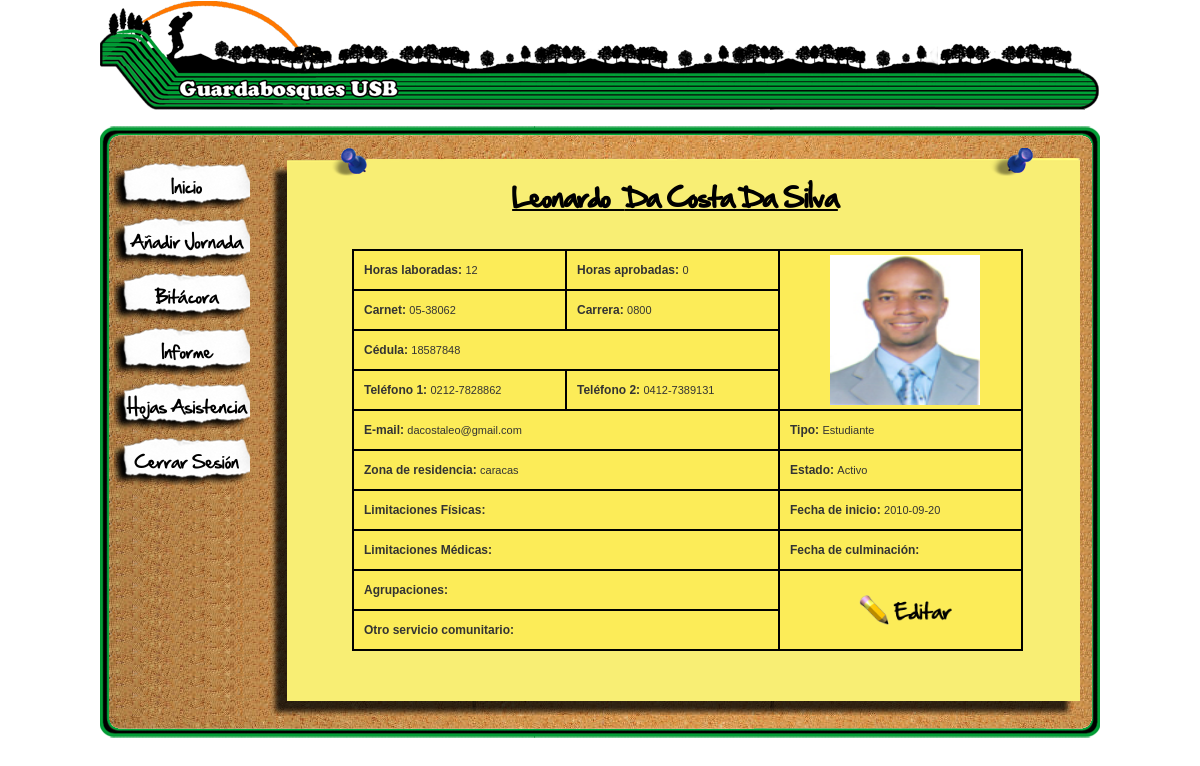
/ (signed in), run on the app's committed database.
### tables this page shows
CREATE TABLE IF NOT EXISTS `usuario` (
  `key_usuario` smallint(6) unsigned NOT NULL AUTO_INCREMENT,
  `login` varchar(10) NOT NULL,
  `clave` text NOT NULL,
  `nombres` varchar(30) DEFAULT NULL,
  `apellidos` varchar(30) DEFAULT NULL,
  `email` varchar(30) DEFAULT NULL,
  `telefono1` varchar(15) DEFAULT NULL,
  `telefono2` varchar(15) DEFAULT NULL,
  `horas_laboradas` tinyint(3) unsigned NOT NULL DEFAULT '0',
  `horas_aprobadas` tinyint(3) unsigned NOT NULL DEFAULT '0',
  `estado` varchar(15) NOT NULL,
  `tipo` varchar(15) NOT NULL,
  `fecha_inicio` date DEFAULT NULL,
  `fecha_fin` date DEFAULT NULL,
  `foto` varchar(10) DEFAULT NULL,
  `carrera_codigo` varchar(4) DEFAULT NULL,
  `carnet` varchar(8) DEFAULT NULL,
  `cedula` varchar(8) DEFAULT NULL,
  `zona` varchar(150) DEFAULT NULL,
  PRIMARY KEY (`key_usuario`),
  UNIQUE KEY `login` (`login`),
  KEY `index_usuario_carrera` (`carrera_codigo`)
);

### clases/usuario.php (called while the page is built, shortened)
<?php
class usuario {
    private function user_get( $usuario, $order ) {
        $con = conectar();
        $sql = "SELECT u.*, a.descripcion as agrup_desc, l.descripcion as lim_desc, l.tipo as lim_tipo, s.nombre, s.horas_realizadas FROM (( usuario u LEFT JOIN otro_servicio s ON ( s.key_usuario = u.key_usuario ) ) LEFT JOIN usuario_limitacion l ON ( l.key_usuario = u.key_usuario ) ) LEFT JOIN agrupacion a ON ( a.key_usuario = u.key_usuario )";
        if ( $usuario )
        {
            $sql .= " WHERE";
            if ( $usuario->user_id ) { $sql .= " u.key_usuario = '$usuario->user_id'"; $bool = true; }
        }
        $sql .= " ORDER BY ";
        $sql .= "u.tipo";
		$Usuarios = Array();
        $result = ejecutarConsulta( $sql, $con );
        for( $i = 0; $row = mysql_fetch_array($result); $i++ )
        {
            if ( $i>0 && ($usr->user_id == $row['key_usuario']) ) {
                if ($row['lim_tipo']) {if ($row['lim_tipo'] == "F") { $usr->limitacionesF = $row['lim_desc'];} else {$usr->limitacionesM = $row['lim_desc'];} }
            } else { $usr = new usuario(); }
            $usr->user_id = $row['key_usuario'];
            $usr->login = $row['login'];
            $usr->password = $row['clave'];
            $usr->nombres = $row['nombres'];
            $usr->apellidos = $row['apellidos'];
            $usr->email = $row['email'];
            $usr->tlf1 = $row['telefono1'];
            $usr->tlf2 = $row['telefono2'];
            $usr->horas_laboradas = $row['horas_laboradas'];
            $usr->horas_aprobadas = $row['horas_aprobadas'];
            $usr->estado = $row['estado'];
            $usr->tipo = $row['tipo'];
            $usr->fecha_inicio = $row['fecha_inicio'];
            $usr->fecha_fin = $row['fecha_fin'];
            $usr->foto = $row['foto'];
            $usr->carnet = $row['carnet'];
            $usr->cedula = $row['cedula'];
            $usr->codigo_carrera = $row['carrera_codigo'];
            $usr->zona = $row['zona'];
            $usr->agrupaciones = $row['agrup_desc'];
            $Usuarios[$i] = $usr;
        }
        return $Usuarios;
    }
    public function get( $order ){
		return usuario::user_get($this,$order);
	}
    public function complete(){
        $bool = true;
        return $bool;
    }
}
?>

### BD/query.php (called while the page is built, shortened)
<?php
    function ejecutarConsulta( $sql, $con ) {
        $result = mysql_query($sql, $con);
        return $result;
    }
?>

### vistas/estudiante_inicio.php (the view, shortened to what this page needs)
<?php
	$user = new usuario();
	$user->user_id = $_SESSION["k_user_id"];
	$usuario = $user->get(NULL);
	$usuario = $usuario[0];
?>
<h2> <?php echo $usuario->nombres."&nbsp"?>   <?php echo $usuario->apellidos?></h2>
<div id="ficha">
<center>
<table>
		<tr>
               <td><em>Horas laboradas: </em><?php echo $usuario->horas_laboradas?> </td>
               <td><em>Horas aprobadas: </em><?php echo $usuario->horas_aprobadas?></td>
			   <td rowspan="4" style="width:230px; text-align:center;"> <?php $ss = "./fotos/".$usuario->foto.".jpg"?> <img src="<?php echo $ss?>"  height="150" width="150"/></td>
               </tr>
       <tr>
               <td><em>Carnet: </em><?php echo $usuario->carnet?> </td>
               <td><em>Carrera: </em><?php echo $usuario->codigo_carrera?></td>
       </tr>
       <tr>
               <td colspan="2"><em>C&eacute;dula: </em><?php echo $usuario->cedula ?></td>
       </tr>
       <tr>
			<?php
				if ($usuario->tlf2) {
			?>
			<td><em>Tel&eacute;fono 1: </em><?php echo $usuario->tlf1 ?></td>
			<td><em>Tel&eacute;fono 2: </em><?php echo $usuario->tlf2 ?></td>
			<?php
			} else {
			?>
			<td colspan="2"><em>Tel&eacute;fono1: </em><?php echo $usuario->tlf1 ?></td>
			<?php } ?>
	   </tr>
	<tr>
		<td colspan="2"><em>E-mail: </em><?php echo $usuario->email ?></td>
		<td><em>Tipo: </em><?php echo $usuario->tipo ?></td>
	</tr>
	<tr>
		<td colspan="2"><em>Zona de residencia: </em><?php echo $usuario->zona ?></td>
		<td><em>Estado: </em><?php echo $usuario->estado ?></td>
	</tr>
	<tr> <td colspan="2"><em>Limitaciones F&iacute;sicas: </em>
		</td>
		<td><em>Fecha de inicio: </em><?php echo $usuario->fecha_inicio ?></td>
	</tr>
	<tr> <td colspan="2"><em>Limitaciones M&eacute;dicas: </em>
		</td>
		<td><em>Fecha de culminaci&oacute;n: </em><?php echo $usuario->fecha_fin ?></td>
	</tr>
	<tr> <td colspan="2"><em>Agrupaciones: </em>
		</td>
		<td rowspan="2" class="editarb"> <a id="editarPerfil" href ="#"> <img src="./images/editarB.png" style="border:0;" width="100"/> </a> </td>
	</tr>
	<tr> <td colspan="2"><em>Otro servicio comunitario: </em>
		</td>
	</tr>
</table>
</div>
<br>
<br>

### index.php (shortened to what this page needs)
<html>
<head>
	<link type="text/css" href="css/custom-theme/jquery-ui-1.8.4.custom.css" rel="stylesheet" />
	<link type="text/css" href="css/tablas.css" rel="stylesheet" />
<link type="text/css" href="css/plantilla.css" rel="stylesheet" />
	<link rel="stylesheet" href="css/style.css" type="text/css" media="screen" />
</head>
<body>
	<div id = "cuerpo" style="display:none;">
		<div id = "header">
		</div>
		<div id="contenedor_principal">
		<?php
			if (!isset($_SESSION['k_user_id'])) {
				include("./vistas/login.html");
			} else {
				include("./vistas/principal.php");
			}
		?>
		</div>
	</div>
</body>
</html>

### vistas/principal.php (shortened to what this page needs)
<div id="principal_top"></div>
<div id="principal_center">
<div id="menu">
<?php
	include ('./BD/query.php');
	include ('./clases/usuario.php');
	$user = new usuario();
	$user->user_id = $_SESSION["k_user_id"];
	$usuario = $user->get(NULL);
	$usuario = $usuario[0];
	if($usuario->tipo == "Coordinador"){
		if($usuario->complete_admin()){
			include "menu_admin.php";
		}else{
			include "menu_basico.php";
		}
	}else{
		if($usuario->tipo == "Estudiante"){
			if($usuario->complete()){
				include "menu_usuario.php";
			}
			else{
					include "menu_basico.php";
			}
		}
	}
?>
</div>
<div id="contenido_top">
</div>
<div id="contenido_center">
<?php
	if($usuario->tipo == "Coordinador"){
		if($usuario->complete_admin()){
			include "admin_inicio.php";
		}else{
			include "plantilla_admin.php";
		}
	}else{
		if($usuario->tipo == "Estudiante"){
			if($usuario->complete()){
				include "estudiante_inicio.php";
			}
			else{
					include "plantilla.php";
			}
		}
	}
?>
</div>
<div id="contenido_bottom">
</div>
</div>
<div id="principal_bottom"></div>

### vistas/menu_usuario.php
<?php
	if (isset($_SESSION["k_user_id"]) ) {
	echo '
	<table>
		<tr>
			<td id="boton">
				<a id="estudiante_inicio" href ="#">
				&nbsp;&nbsp;Inicio
				</a>
			</td>
		</tr>
		<tr>
			<td id="boton">
				<a id="estudiante_jornada" href ="#">
				&nbsp;&nbsp;A&ntilde;adir Jornada
				</a>
			</td>
		</tr>
		<tr>
			<td id="boton">
				<a id="estudiante_bitacora" href ="#">
				&nbsp;&nbsp;Bit&aacute;cora
				</a>
			</td>
		</tr>
		<tr>
			<td id="boton">
				<a id="estudiante_informe" href ="#">
				&nbsp;&nbsp;Informe
				</a>
			</td>
		</tr>
		<tr>
			<td id="boton">
				<a id="estudiante_asistencia" href ="#">
				&nbsp;&nbsp;Hojas Asistencia
				</a>
			</td>
		</tr>
		<tr>
			<td id="boton">
			<a href="acciones/cerrar_sesion.php">
				&nbsp;&nbsp;Cerrar Sesi&oacute;n
			</a>
			</td>
		</tr>
	</table>
';
}
?>

### css/tablas.css (style rules this page uses)
#ficha { margin-left: 80px; width:675px; min-height:250px; }
#ficha table { margin-top:0px; font: 11px verdana,verdana, arial; padding: 0; border-collapse: collapse; text-align: left; color: #333; }
#ficha td { margin: 0; border: 2px solid #000000; width:200px; height:40px; padding-left: 10px; background-color: #FCEC58; }

### css/style.css (style rules this page uses)
body { margin: 0px 0px 0px 0px; background-color:#ffffff; }
#cuerpo { text-align:center; float: left; margin: 0px 0px 0px 0px; background-color:#ffffff; width:100%; height: 100%; }
#header { margin:1em auto; margin-top:0px; text-align:left; width:1000px; height:110px; background-image:url("../images/longLogo.png"); }
#contenedor_principal { margin:1em auto; width:1000px; height:400px; }
#principal_top { width:1000px; height:22px; background-image:url("../images/principal_top.png"); }
#principal_center { width:1000px; min-height:400px; background-image:url("../images/principal_center.png"); background-repeat:repeat-y; }
#principal_bottom { width:1000px; height:22px; background-image:url("../images/principal_bottom.png"); }
#menu { float:left; margin-left: 12px; margin-right:0px; margin-top: 10px; font-family:"Login"; font-size:16px; width:140px; display:inline; }
#boton { width:136px; height:53px; text-align:center; background-image:url("../images/botonH.png"); background-repeat:no-repeat; }
#contenido_top { margin-left:170px; width:810px; height:28px; background-image:url("../images/contenido_top.png"); background-repeat:no-repeat; }
#contenido_center { margin-left:170px; width:810px; background-image:url("../images/contenido_center.png"); min-height:350px; }
#contenido_bottom { margin-left:170px; width:810px; height:29px; background-image:url("../images/contenido_bottom.png"); background-repeat:no-repeat; }
a:visited , a:link , a:active { color:black; text-decoration:none; }
h2 { font-family:"Login"; font-size:24px; margin-top:0px; margin-bottom:30px; text-decoration: underline; }
em { font-style:normal; font-size:12px; font-weight:bolder; }
.editarb { font-style:normal; font-size:15px; font-weight:bolder; text-align:center; border: 0; }

### data on the page
usuario: nombres "Leonardo", apellidos "Da Costa Da Silva", horas_laboradas "12", horas_aprobadas "0", carnet "05-38062", carrera_codigo "0800", cedula "18587848", telefono1 "0212-7828862", telefono2 "0412-7389131", email "dacostaleo@gmail.com", tipo "Estudiante", zona "caracas", estado "Activo", fecha_inicio "2010-09-20"
